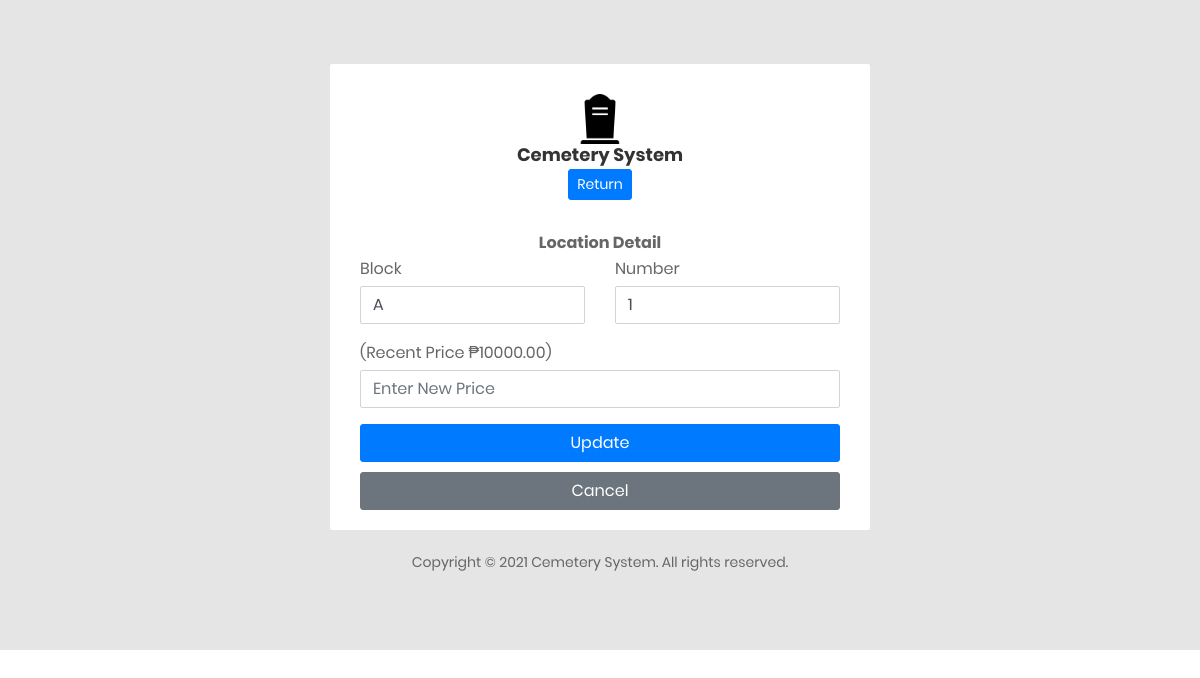
Page /admin/editLoc.php?loc_id=1 (signed in) on the committed database.
### tables this page shows
CREATE TABLE `location` (
  `loc_id` int(11) NOT NULL,
  `block` text NOT NULL,
  `number` text NOT NULL,
  `price` float(10,2) NOT NULL,
  `status` text NOT NULL
);

### admin/editLoc.php (the view, shortened to what this page needs)
<?php
  include('../functions/functions.php');
$loc_id = $_GET['loc_id'];
?>
<!DOCTYPE html>
<html lang="en">
<head>
    <link href="css/font-face.css" rel="stylesheet" media="all">
    <link href="vendor/font-awesome-4.7/css/font-awesome.min.css" rel="stylesheet" media="all">
    <link href="vendor/font-awesome-5/css/fontawesome-all.min.css" rel="stylesheet" media="all">
    <link href="vendor/mdi-font/css/material-design-iconic-font.min.css" rel="stylesheet" media="all">
    <link href="vendor/bootstrap-4.1/bootstrap.min.css" rel="stylesheet" media="all">
    <link href="vendor/animsition/animsition.min.css" rel="stylesheet" media="all">
    <link href="vendor/bootstrap-progressbar/bootstrap-progressbar-3.3.4.min.css" rel="stylesheet" media="all">
    <link href="vendor/wow/animate.css" rel="stylesheet" media="all">
    <link href="vendor/css-hamburgers/hamburgers.min.css" rel="stylesheet" media="all">
    <link href="vendor/slick/slick.css" rel="stylesheet" media="all">
    <link href="vendor/select2/select2.min.css" rel="stylesheet" media="all">
    <link href="vendor/perfect-scrollbar/perfect-scrollbar.css" rel="stylesheet" media="all">
    <link href="vendor/vector-map/jqvmap.min.css" rel="stylesheet" media="all">
    <link href="css/theme.css" rel="stylesheet" media="all">
    <link href="css/badge.css" rel="stylesheet" media="all">
</head>
<body class="animsition">
  <div class="page-wrapper" style="height: 650px;">
              <div class="login-wrap">
                  <div class="login-content">
                      <div class="login-logo">
                        <a href="" style="pointer-events: none">
                          <img class="image" src="../assets/images/logo.png" width="50px">
                          <h4>Cemetery System</h4>
                        </a>
                        <br>
                         <a href="location.php" class="btn btn-sm btn-primary">Return</a>
                      </div>
                    <div class="login-form">
    <?php
        $query=mysqli_query($db,"SELECT * FROM location WHERE loc_id='".$loc_id."'")or die(mysqli_error());
          while($row=mysqli_fetch_array($query)){
    ?>
        <form id="location" action="editLoc.php" method="post">
            <center>
              <span><b>Location Detail</b></span>
            </center>
            <div class="row">
              <div class="col-6">
                <div class="form-group validate">
                 <label for="inputBlock" class="control-label mb-1">Block</label>
                 <input name="block" id="inputBlock" type="text" class="form-control" value="<?php echo $row['block'];?>">
                </div>
              </div>
              <div class="col-6">
                <div class="form-group validate">
                 <label for="inputNumber" class="control-label mb-1">Number</label>
                 <input name="number" id="inputNumber" type="text" class="form-control" value="<?php echo $row['number'];?>">
                </div>
              </div>
             </div>
            <div class="form-group validate">
                <label for="inputPrice" class="control-label mb-1">(Recent Price &#8369;<?php echo $row['price'];?>)</label>
                <input name="price" id="inputPrice" type="text" class="form-control"  placeholder="Enter New Price">
            </div>
             <div>
                <button  class="btn btn-primary btn-block" type="submit" name="updateLoc">Update</button>
              </div>
              <div style="margin-top: 10px;">
                <a class="btn btn-block btn-secondary" href="adminPanel.php">Cancel</a>
              </div>
        </form>
    <?php }?>
            </div>
          </div>
            <footer class="sticky-footer" style="height: 20px;">
              <div class="container my-auto">
                <div class="copyright text-center my-auto">
                  <p>Copyright © 2021 Cemetery System. All rights reserved.</p>
                </div>
              </div>
            </footer>
        </div>
</body>
</html>

### rows in the picture
location: block "A", number "1", price "10000.00"
